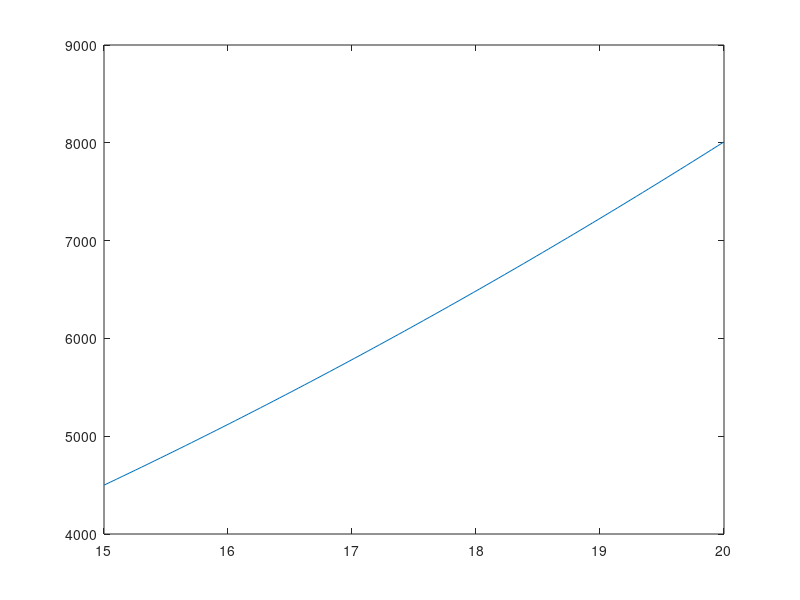

MATLAB code for this plot:
clear
clc

function y=f(d)
y = (2*0.04*d.^(5/2))/5+0.5*40*d.^2-0.095*9.81*d-0.095*9.81*0.43
end

function yaksen=turunan(d)
yaksen=0.04*d.^(3/2)+40*d-0.095*9.81;
end

d=linspace(15,20);
plot(d,f(d));
itermaks= 1000;
epsilon= 10^(-20);
dlama=1;
for k= 1:itermaks;
    dbaru=dlama-(f(dlama)/turunan(dlama));
    if abs(dbaru-dlama) < epsilon;
        break;
end
dlama=dbaru
end
